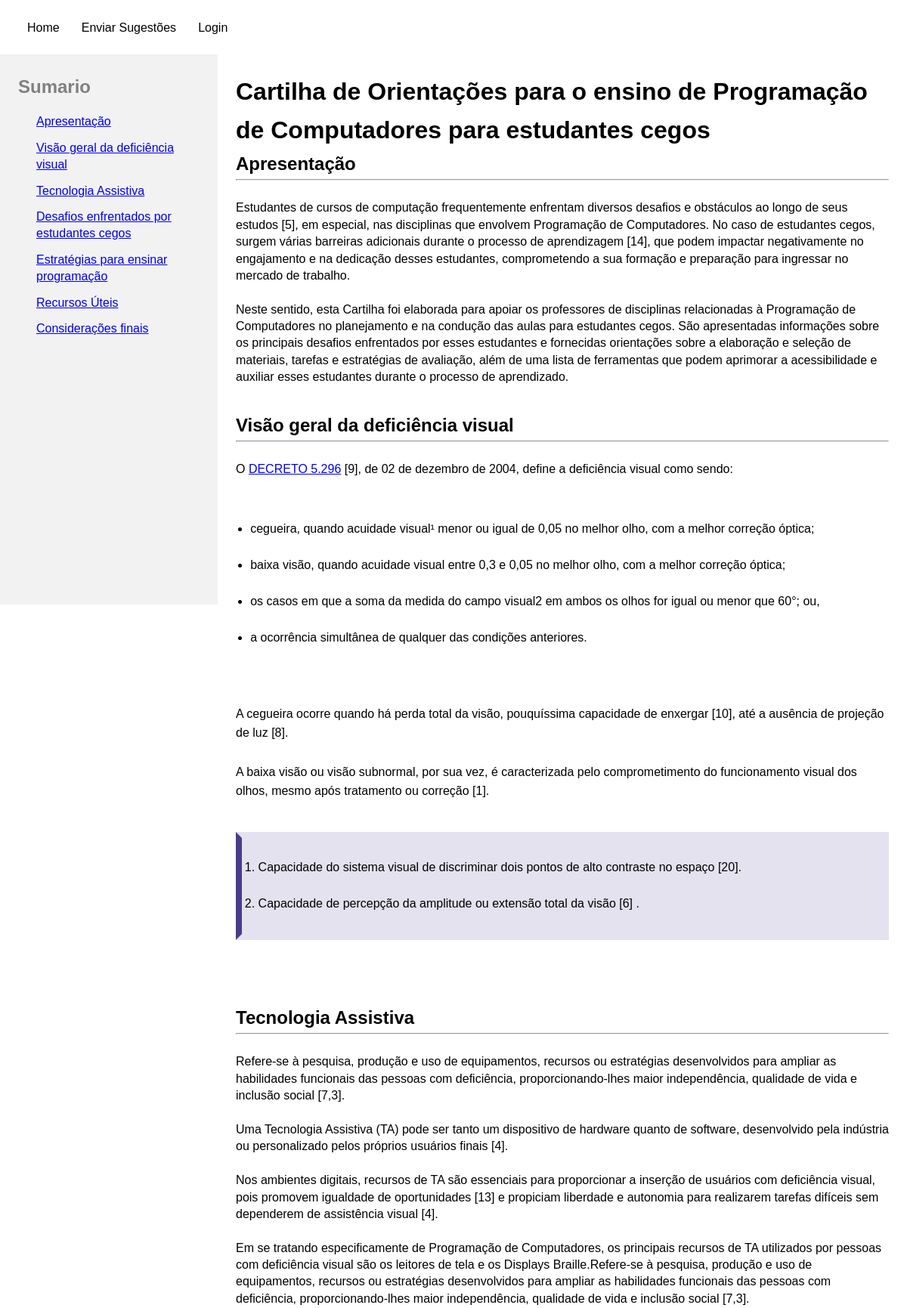
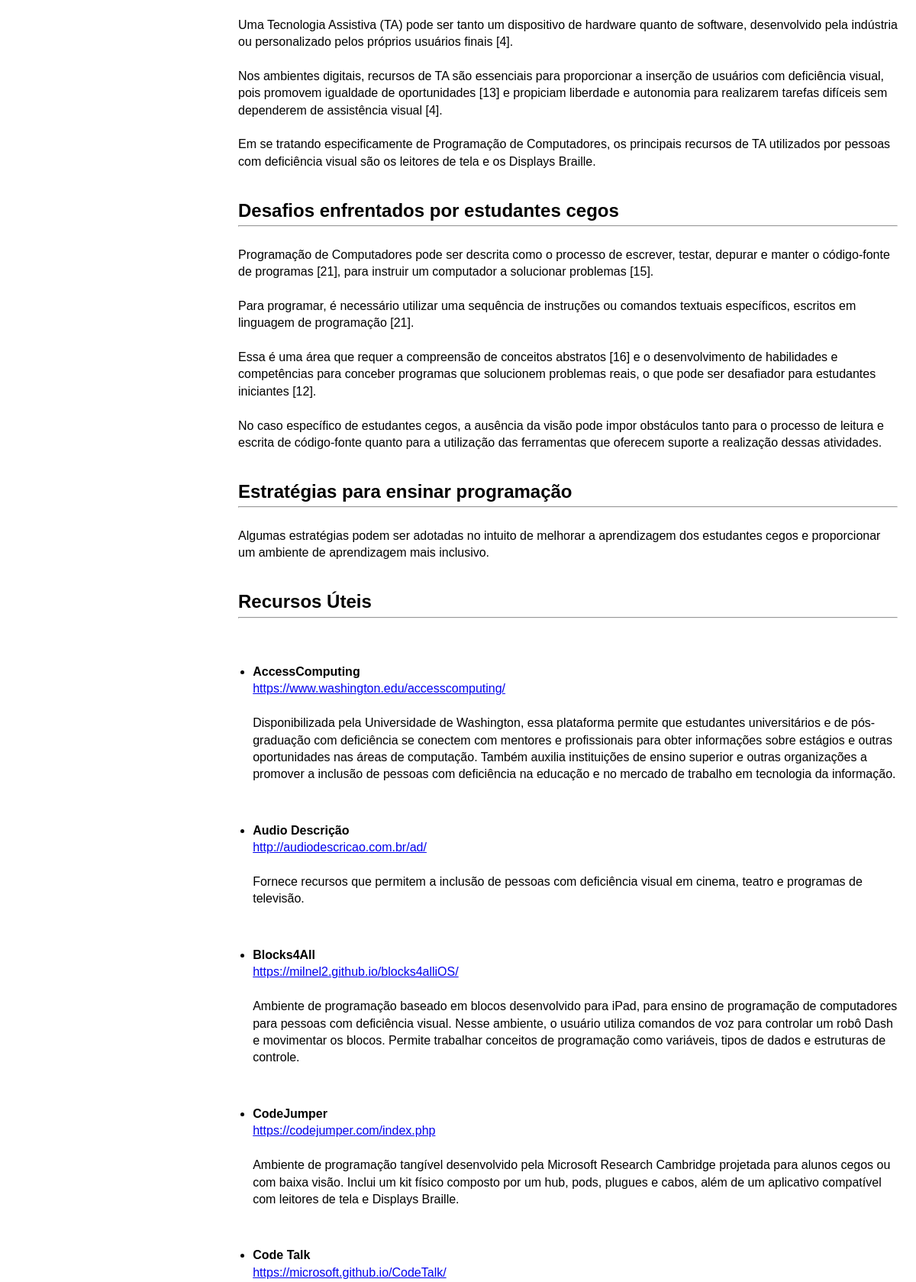
The page /View/Home.php (upper part) on the database its author committed (2 pictures, top to bottom).
### tables this page shows
CREATE TABLE `secoes` (
  `id` int(11) NOT NULL,
  `nome` varchar(255) NOT NULL,
  `descricao` text DEFAULT NULL
);

### Conexao/ConexaoConfig.php (called while the page is built, shortened)
<?php
class ConexaoConfig {
	public function __construct(){
		$iniFile = parse_ini_file(__DIR__ . "/config.ini");
	}
}

### Conexao/Conexao.php (called while the page is built, shortened)
<?php
include_once 'ConexaoConfig.php';
class Conexao {
    private static $conexao;
    public static function getConexao() {
    	$config = new ConexaoConfig();
    	if (!isset(self::$conexao)) {
    		self::$conexao = new PDO($config->getSgbd().":host=".$config->getHost()."; dbname=".$config->getBd().";", $config->getUsuario(), $config->getSenha());
    		self::$conexao->setAttribute(PDO::ATTR_ERRMODE, PDO::ERRMODE_EXCEPTION);
    	}
    	return self::$conexao;
    }
}
?>

### Controller/SecaoDAO.php (called while the page is built, shortened)
<?php
include_once __DIR__ . '/../Conexao/Conexao.php';
class SecaoDAO {
    private $conexao;
    public function __construct() {
        $this->conexao = Conexao::getConexao();
    }
    public function listarTodas() {
        $stmt = $this->conexao->prepare('SELECT * FROM secoes ORDER BY nome ASC');
        $stmt->execute();
        return $stmt->fetchAll(PDO::FETCH_ASSOC);
    }
}

### View/Home.php (the view, shortened to what this page needs)
<?php
include_once __DIR__ . '/../Controller/SubSecaoDAO.php';
include_once __DIR__ . '/../Controller/SecaoDAO.php';
$secaoDAO = new SecaoDAO();
$secoes = $secaoDAO->listarTodas();
usort($secoes, function ($a, $b) {
    return ($a['id'] ?? 0) <=> ($b['id'] ?? 0);
});
$agrupado = [];
foreach ($secoes as $sec) {
    $secaoId = $sec['id'] ?? 'sec_undefined';
    $agrupado[$secaoId] = [
        'id' => $secaoId,
        'nome' => $sec['nome'] ?? 'Sem título de seção',
        'descricao' => $sec['descricao'] ?? '',
        'subsecoes' => []
    ];
}
function renderTexto($texto) {
    $texto = preg_replace('/\[nota\](.*?)\[\/nota\]/s', '<span class="nota">$1</span>', $texto);
    $texto = preg_replace_callback('/\[li\](.*?)\[\/li\]/s', function ($m) {
        return '<li>' . $m[1] . '</li>';
    }, $texto);
    $texto = preg_replace_callback('/\[ul\](.*?)\[\/ul\]/s', function ($m) {
        return '<ul>' . $m[1] . '</ul>';
    }, $texto);
    $texto = preg_replace_callback('/\[ol\](.*?)\[\/ol\]/s', function ($m) {
        return '<ol>' . $m[1] . '</ol>';
    }, $texto);
    $texto = preg_replace_callback(
        '/((?:.(?!<ul|<ol|<li|<span))*.?)/s',
        function ($matches) {
            return nl2br($matches[0]);
        },
        $texto
    );
    return $texto;
}
?>
<!DOCTYPE html>
<html lang="pt-BR">
<head>
    <link rel="stylesheet" href="../Css/sumario.css">
    <link rel="stylesheet" href="../Css/home.css">
</head>
<body>
    <?php
    include_once __DIR__ . '/header.php';
    include_once __DIR__ . '/sumario.php';
    ?>
    <main>
        <h1 class="text-center mb-5">
            Cartilha de Orientações para o ensino de Programação de Computadores para estudantes cegos
        </h1>
        <?php if (!empty($agrupado)): ?>
            <?php foreach ($agrupado as $secao): ?>
                <section id="secao-<?= $secao['id'] ?>" tabindex="-1" class="mb-5">
                    <h2><?= htmlspecialchars($secao['nome']) ?></h2>
                    <hr class="linha">
                    <br>
                    <p><?= renderTexto($secao['descricao']) ?></p><br>
                </section>
            <?php endforeach; ?>
        <?php endif; ?>
    </main>
</body>
</html>

### View/sumario.php (shortened to what this page needs)
<?php
include_once __DIR__ . '/../Controller/SecaoDAO.php';
?>
<!DOCTYPE html>
<html lang="pt-BR">
<head>
    <link rel="stylesheet" href="../Css/sumario.css">
</head>
<body>
    <aside id="sumario" aria-label="Sumário de navegação">
        <h2>Sumario</h2>
        <ul>
            <?php foreach ($agrupado as $secao): ?>
                <li>
                    <a href="#secao-<?= $secao['id'] ?>" aria-label="Ir para a seção <?= htmlspecialchars($secao['nome']) ?>">
                        <?= htmlspecialchars($secao['nome']) ?>
                    </a>
                </li>
            <?php endforeach; ?>
        </ul>
    </aside>
</body>
</html>

### Css/sumario.css (style rules this page uses)
#sumario { position: fixed; top: 4.5rem; left: 0; width: 18rem; height: calc(100vh - 4.5rem); overflow-y: auto; padding: 1.5rem; font-size: 1rem; line-height: 1.6; background-color: #f2f2f2; }
#sumario ul { list-style: none; padding-left: 0; }
#sumario li { margin-bottom: 0.75rem; }
#sumario h2 { color: gray; margin-bottom: 1rem; }

### Css/home.css (style rules this page uses)
* { margin: 0; padding: 0; box-sizing: border-box; font-family: Arial, Helvetica, sans-serif; }
body { padding-top: 4.5rem; font-size: 1rem; line-height: 1.6; min-height: 100vh; display: flex; flex-direction: column; }
main { flex: 1; margin-left: 18rem; padding: 1.5rem; }
.linha { width: 100%; height: 2px; background-color: black; margin-right: 25px; }
main ul, main ol { margin: 0; padding-left: 1.2rem; list-style-position: outside; }
main li { margin: 0; padding: 0; line-height: 1.4; }
.nota { background-color: rgba(72, 61, 139, 0.15); border: solid 8px transparent; border-left-color: #483d8b; padding: 0.2vw; margin-top: 2vh; display: block; }
.card-text, p, li { line-height: 1.4; margin: 0; padding: 0; }
ul, ol { margin: 0 0 1rem 1.5rem; }
li { line-height: 1.4; margin-bottom: 0.3rem; }
p { margin-bottom: 0.5rem; }

### rows shown on the page
secoes: nome "Estratégias para ensinar programação", descricao "Algumas estratégias podem ser adotadas no intuito de melhorar a aprendizagem dos estudantes cegos e proporcionar um ambiente de aprendizagem mais inclusivo."

### other values the page prints
$secao['nome'] "Apresentação"
$secao['nome'] "Visão geral da deficiência visual"
$secao['nome'] "Tecnologia Assistiva"
$secao['nome'] "Desafios enfrentados por estudantes cegos"
$secao['nome'] "Recursos Úteis"
$secao['nome'] "Considerações finais"
$m[1] "Capacidade do sistema visual de discriminar dois pontos de alto contraste no espaço [20]. Capacidade de percepção da amplitude ou extensão total da visão [6] ."
